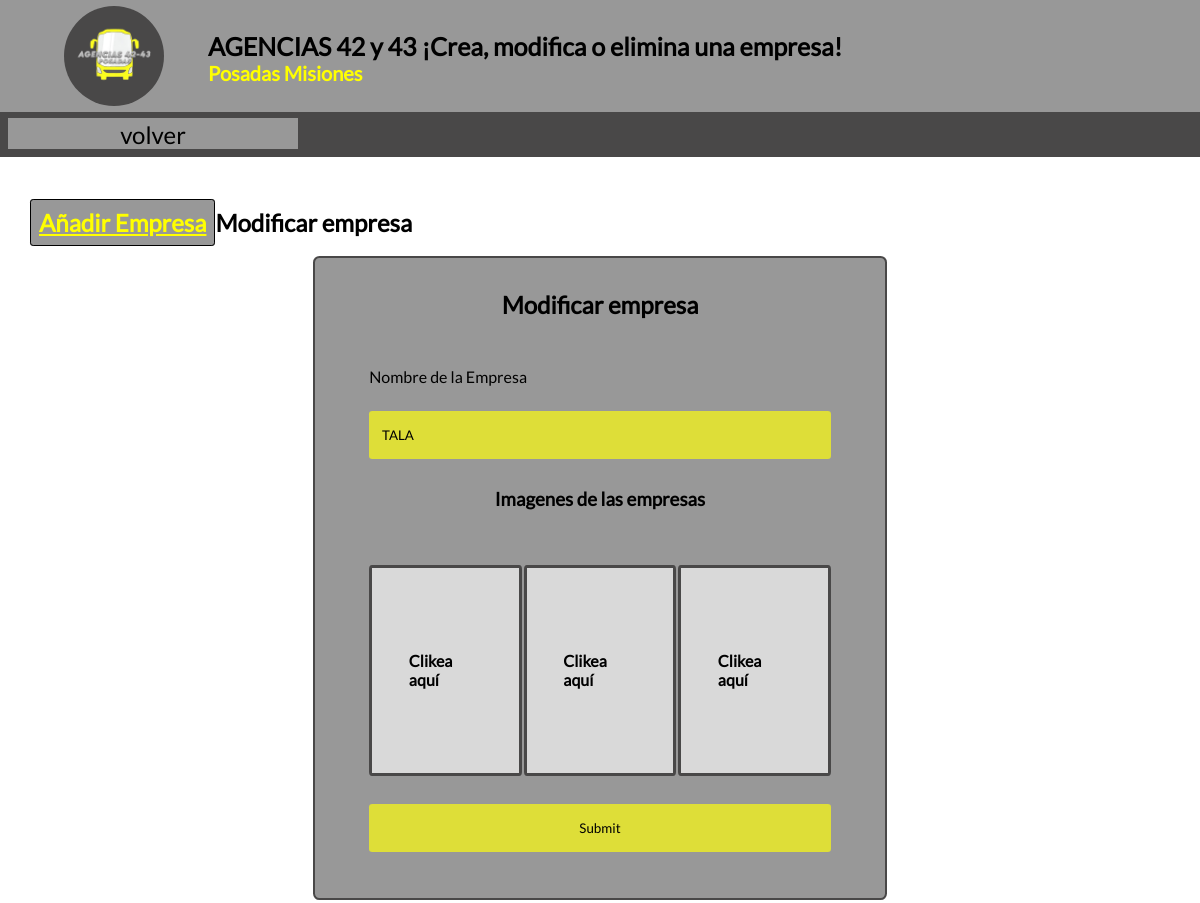
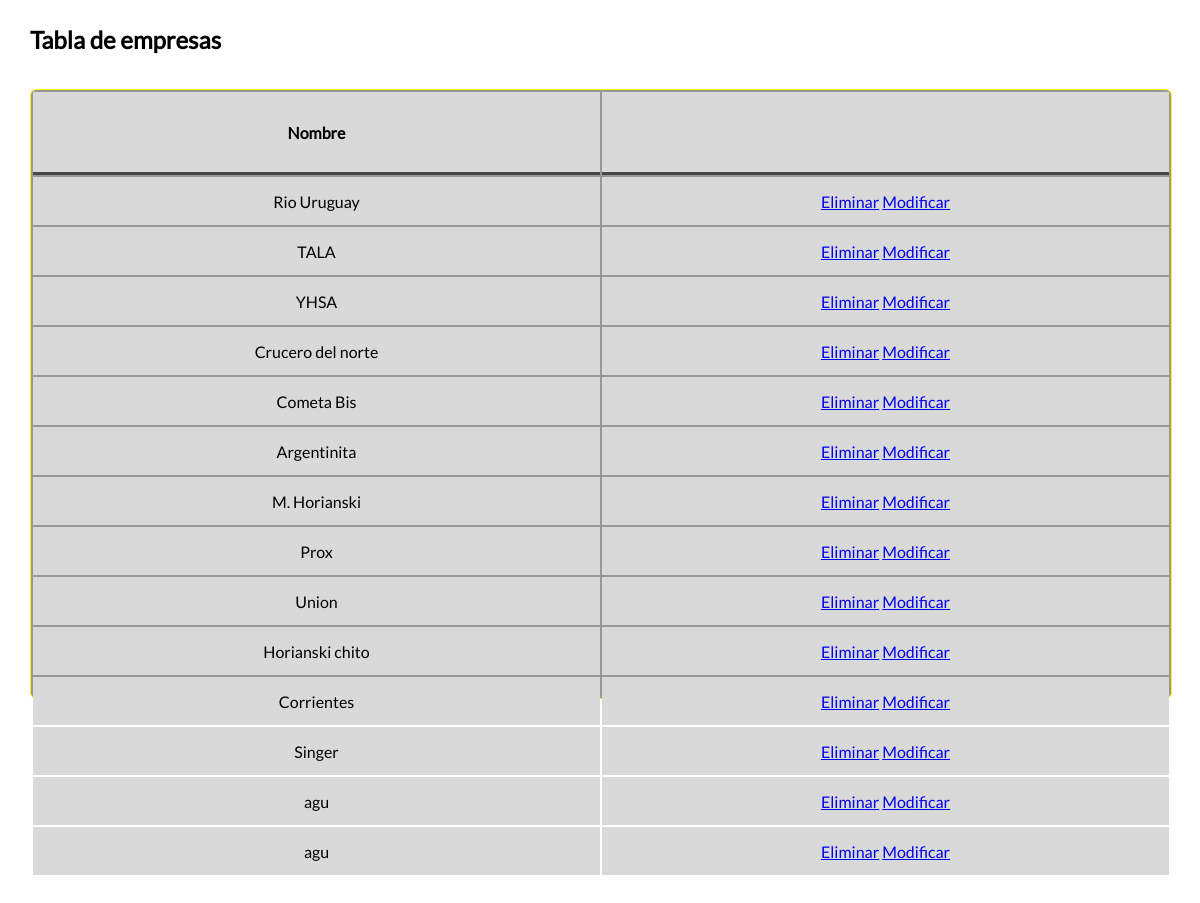
The app's page /Admin/Empresa.php?id=27 (signed in) with its own data (2 pictures, top to bottom).
### tables this page shows
CREATE TABLE `empresa` (
  `EmpresaID` int(5) NOT NULL,
  `Nombre` varchar(1000) NOT NULL,
  `PaletaID` int(10) DEFAULT NULL,
  `ImagenPrincipal` varchar(1000) NOT NULL,
  `ImagenI` varchar(1000) NOT NULL,
  `ImagenII` varchar(1000) NOT NULL,
  `ImagenIII` varchar(1000) NOT NULL,
  `IconoEmpresa` varchar(10) NOT NULL
);

### libraries/functions.php (the view, shortened to what this page needs)
<?php
    function QueryAndGetData($query){
        include "conexion.php";
        try{
            if($ejecucion = mysqli_query($conexion, $query)){
                return $ejecucion;
            }
            else{
                throw new Exception(mysqli_error($conexion));
                return false;
            }
        }catch(Exeption $Error){
            $Error = $error->getMessage();
            ErrorLog2($Error);
        }
    }
    function filas($query, $cantidad_columnas, $nametable, $campo){
        if($data = QueryAndGetData($query)){
            while($row = mysqli_fetch_assoc($data)){
                echo "<tr>";
                $values = array_values($row);
                for($n = 1; $n <= $cantidad_columnas; $n++){
                    echo "<td>".$values[$n]."</td>";
                }
                echo "<td>
                    <a href='delete.php?tabla=$nametable&id=".$values[0]."&campo=".$campo."'>Eliminar</a>
                ";
                echo "
                    <a href='?id=".$values[0]."'>Modificar</a>
                </td>";
                echo "</tr>";
            }
        }
        else{
            echo "<div>vacio</div>";
        }
    }
?>

### Admin/Empresa.php (shortened to what this page needs)
<!DOCTYPE html>
<html lang="ES">
<head>
    <link rel="stylesheet" type="text/css" href="assets/css/style.css">
</head>
    <body id="bodyE">
        <?php
            include "querys.php";
        ?>
        <header id="header">
            <section class="header-section">
                <article class="h-s-article">
                    <div class="h-s-a__div">
                        <img class="h-s-a-d__img"src="imgs/iconoEmpresa.png" alt="" />
                    </div>
                    <div class="h-s-a__div">
                        <h1 class="h-s-a-d__h1">AGENCIAS 42 y 43 ¡Crea, modifica o elimina una empresa!</h1>
                        <h3 class="h-s-a-d__h3">Posadas Misiones</h3>
                    </div>
                </article>
                <article >
                    <nav class="h-s-a__nav">
                        <ul><li class="h-s-a-n-li"><a class="h-s-a-n-l__a" href="menu.php">volver</a></li> </ul>
                    </nav>
                </article>
            </section>
        </header>
        <main id="mainE">
            <section class="mb_section">
                    <?php
                        if(isset($_GET['id'])){
                            $id =$_GET['id'];
                            $query = QueryAndGetData("SELECT `EmpresaID`, `Nombre` FROM `empresa` WHERE EmpresaID =  $id");
                            $datos = mysqli_fetch_assoc($query);
                            echo '<h2> <a href="empresa.php" class="anadir">Añadir Empresa</a>Modificar empresa</h2>
                            <article  class="mb-s__article" id="up" >
                                <form class="mb-s-a__form" action="update.php" method="POST" enctype="multipart/form-data">
                                    <input type="hidden" name="id" value='.$id.'>
                                    <h2>Modificar empresa</h2>
                                    <label for="Nombre">Nombre de la Empresa</label>
                                    <input type="text" class="input" id="Nombre" name="Nombre" value="'.$datos['Nombre'].'" required>
                                    <h3>Imagenes de las empresas</h3>
                                    <ul class="inputImgContainer">
                                        <li  class="inputImgContainer-li">
                                            <input class="in" type="file" id="ImgpU" name="ImgpU" required onchange="showImage(ImgpU, ImgpU-Preview)">
                                            <img id="Img1-Preview" alt="Image Preview" style="display:none;">
                                        </li>
                                        <li class="inputImgContainer-li">
                                            <input class="in" type="file" id="Img1U"  name="Img1U" required onchange="showImage(Img1U, Img1U-Preview)">
                                            <img id="Img2-Preview" alt="Image Preview" style="display:none;">
                                        </li>
                                        <li class="inputImgContainer-li">
                                            <input class="in" type="file" id="Img2U" name="Img2U" required onchange="showImage(Img2U, Img2U-Preview)">
                                            <img id="Img3-Preview" alt="Image Preview" style="display:none;" >
                                        </li>
                                    </ul>
                                    <input type="submit" id="" class="submit" name="updateEmpresa">
                                </form>
                            </article>
                            ';
                        }
                        else{
                        }
                    ?>
                    <h2>Tabla de empresas</h2>
                    <article class="mb-s__article">
                    <table>
                        <tr >
                            <th class="nombrecampos">Nombre</th>
                            <th class="nombrecampos"></th>
                        </tr>
                        <?php
                            filas($empresa,1,"empresa","EmpresaID");
                        ?>
                    </table>
                </article>
            </section>
        </main>
        <footer>
        </footer>
    </body>
</html>

### Admin/assets/css/style.css (style rules this page uses)
.anadir { color: #FFFF00; border-radius: 0.2rem; background-color: #989898; height: 2rem; width: 5rem; border: 0.1rem solid #000000; padding: 0.5rem; font-size: 1.5rem; cursor: pointer; }
#up { justify-self: center; }
* { font-family: 'lato', sans-serif; margin: 0; padding: 0; }
#bodyB, #bodyE, #bodyH { display: grid; grid-template-rows: 13rem 80rem 20rem; }
#bodyE { display: grid; grid-template-rows: 13rem 90rem 20rem; }
#mainM, #mainB, #mainE,#mainH { height: 100%; width: 100%; }
#mainE .mb_section { grid-template-rows: 1rem 40rem 2rem 38rem; }
#mainE .mb-s__article .mb-s-a__form { display: grid; height: 100%; grid-template-rows: 0.2fr 0.1fr 0.2fr 0.2fr 0.7fr 0.2fr; gap: 2%; }
#mainE .mb-s__article .mb-s-a__form .submit { height: 3rem; }
#mainE .mb-s__article .mb-s-a__form { padding-top: 2rem; }
#mainE .mb-s__article .mb-s-a__form .input { height: 3rem; }
.inputImgContainer { width: 90%; height: 100%; gap: 0.4%; display: grid; grid-template-columns: 1fr 1fr 1fr; }
.inputImgContainer-li { position: relative; border: 0.2rem solid #494848; height: 90%; border-radius: 2%; background-color: #D9D9D9; list-style: none; }
.inputImgContainer-li::after { content: "Clikea aquí"; position: absolute; top: 50%; left: 50%; transform: translate(-50%, -50%); font-size: 16px; color: #000000; cursor: pointer; font-weight: bold; z-index: 0; }
.mb_section { max-width: 95%; min-width: 20rem; height: 100%; margin: auto; display: grid; grid-template-columns: 1fr; justify-content: center; gap: 2rem; }
.mb-s__article { width: 100%; height: 100%; border-radius: 0.4rem; border: 0.1rem solid #FFFF00; background-color: #989898; }
#up { width: 50%; }
.mb-s__article:nth-child(4) { width: 100%; background-color: #989898; border: 0.15rem solid #494848; height: 100%; overflow: auto; }
.mb-s-a__form { height: 100%; display: grid; padding: 5%; gap: 1%; box-sizing: border-box; justify-items: center; grid-template-rows: 1fr 0.5fr 1fr 0.5fr 1fr 0.5fr 1fr 0.5fr 1fr 0.5fr 1fr 0.5fr 1fr 1fr; }
.mb-s-a__form input { margin: 0; width: 90%; height: 80%; padding: 0.8rem; box-sizing: border-box; border: none; color: #000000; border-radius: 0.2rem; background-color: #DEDE38; }
.mb-s-a__form label { width: 90%; }
.mb-s__article table { width: 100%; }
.nombrecampos { position: sticky; }
.mb-s__article table tr:first-child { border: 0.2rem solid #494848; width: 100%; height: 5rem; text-align: left; background-color: #D9D9D9; }
.mb-s__article table tr th { width: 10%; color: #000000; border-bottom: 0.2rem solid #494848; height: 5rem; text-align: center; }
.mb-s__article table tr { width: 100%; height: 3rem; text-align: center; background-color: #D9D9D9; }
#header { color: #000000; max-height: 140px; min-height: 50px; height: 100%; width: 100%; box-sizing: content-box; justify-items: left; display: grid; }
.header-section { background-color: #989898; width: 100%; height: 100%; position: relative; max-height: 140px; display: grid; grid-template-rows: 80% 25%; }
.h-s-article { display: grid; height: 100%; grid-template-columns: 9em 1fr; justify-items: left; padding-top: 0.4em; padding-left: 4rem; }
.h-s-a__div { width: 100%; height: 100%; box-sizing: content-box; }
.h-s-a__div:first-child { background-color: #494848; border-radius: 100%; height: 100%; min-height: 50px; max-width: 100px; min-width: 50px; max-height: 100px; position: relative; }
.h-s-a-d__img { width: 120px; height: 120px; position: absolute; z-index: 100; margin-top: -0.5em; margin-left: -0.5em; }
.h-s-a-d__h3 { color: #FFFF00; font-size: 20px; margin: 0; }
.h-s-a-d__h1 { margin-top: 25px; box-sizing: content-box; font-size: 25px; }
.h-s-a__nav ul { background-color: #494848; display: grid; grid-template-columns: 1fr 1fr 1fr 1fr; gap: 0.5rem; height: 110%; width: 100%; box-sizing: border-box; list-style: none; justify-items: center; padding: 0.5rem; padding-top: 0.1rem; }
.h-s-a-n-l__a { text-decoration: none; display: block; padding-top: 0.1rem; text-align: center; font-size: 1.5rem; box-sizing: border-box; background-color: #989898; width: 100%; height: 100%; color: #000000; }
.h-s-a-n-li { max-width: 20rem; width: 100%; margin-top: 0.3rem; }

### records on screen
empresa: Nombre "TALA"
empresa: Nombre "Rio Uruguay"
empresa: Nombre "YHSA"
empresa: Nombre "Crucero del norte"
empresa: Nombre "Cometa Bis"
empresa: Nombre "Argentinita"
empresa: Nombre "M. Horianski"
empresa: Nombre "Prox"
empresa: Nombre "Union"
empresa: Nombre "Horianski chito"
empresa: Nombre "Corrientes"
empresa: Nombre "Singer"
empresa: Nombre "agu"
empresa: Nombre "agu"
